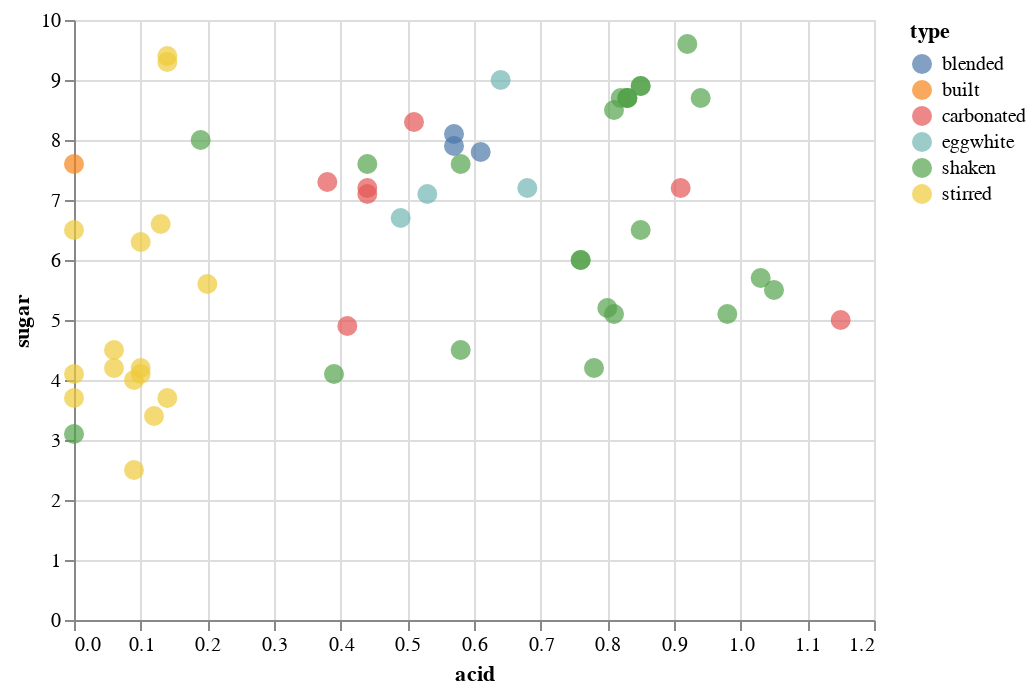

Here is the notebook cell this chart was saved with:
### Code cell
alt.Chart(cocktails).mark_circle(size=100).encode(
    x='acid',
    y='sugar',
    color='type'
)

### Figure 1 — Vega-Lite specification as saved in the notebook (floating-point values rounded to 4 significant figures)
{"config": {"view": {"continuousWidth": 400, "continuousHeight": 300}}, "data": {"name": "data-eef8cdb9f814de562d6e0a7156484812"}, "mark": {"type": "circle", "size": 100}, "encoding": {"color": {"field": "type", "type": "nominal"}, "x": {"field": "acid", "type": "quantitative"}, "y": {"field": "sugar", "type": "quantitative"}}, "$schema": "https://vega.github.io/schema/vega-lite/v4.17.0.json", "datasets": {"data-eef8cdb9f814de562d6e0a7156484812": [{"name": "Pisco Sour", "abv": 12.1, "acid": 0.68, "sugar": 7.2, "type": "eggwhite", "index": 5, "instructions": "Dry shake, shake with ice, coupe. Add 3 drops of Anostura or Amargo Chuncho.", "ingredients": "2 oz pisco (40% abv)<br/>1 oz egg white<br/>3/4 oz lime juice<br/>3/4 oz simple syrup", "ncotw": "not yet"}, {"name": "Pink Lady", "abv": 12.4, "acid": 0.64, "sugar": 9.0, "type": "eggwhite", "index": 6, "instructions": "Dry shake, shake with ice, coupe.", "ingredients": "1 1/2 oz Plymouth gin<br/>1 oz egg white<br/>3/4 oz lemon juice<br/>1/2 oz Grenadine<br/>1/2 oz simple syrup<br/>1/2 oz Lairds Applejack Bottled in Bond", "ncotw": "not yet"}, {"name": "Clover Club", "abv": 13.6, "acid": 0.49, "sugar": 6.7, "type": "eggwhite", "index": 7, "instructions": "Dry shake, shake with ice, coupe. Garnish with a raspberry", "ingredients": "2 oz Plymouth gin<br/>1 oz egg white<br/>1/2 oz Dolin dry vermouth<br/>1/2 oz raspberry syrup<br/>1/2 oz lemon juice<br/>1 oz egg white", "ncotw": "<a href=\"https://www.reddit.com/r/cocktails/comments/1go8m1/not_cocktail_of_the_week_24_clover_club/\">#24</a>"}, {"name": "Whiskey Sour", "abv": 15.2, "acid": 0.53, "sugar": 7.1, "type": "eggwhite", "index": 8, "instructions": "Dry shake, shake with ice, coupe.", "ingredients": "2 oz rye (50% abv)<br/>3/4 oz simple syrup<br/>0.625 oz lemon juice<br/>2 drops saline solution<br/>1 oz egg white", "ncotw": "not yet"}, {"name": "Daiquiri with More Lime", "abv": 14.7, "acid": 0.94, "sugar": 8.7, "type": "shaken", "index": 9, "instructions": "Shake, coupe.", "ingredients": "2 oz white rum (40% abv)<br/>0.875 oz lime juice<br/>3/4 oz simple syrup", "ncotw": "<a href=\"https://www.reddit.com/r/cocktails/comments/1i0sbt/not_cocktail_of_the_week_27_daiquiri/\">#27</a>"}, {"name": "Honeysuckle", "abv": 15.0, "acid": 0.85, "sugar": 8.9, "type": "shaken", "index": 10, "instructions": "Shake, coupe. Garnish with lime wheel.", "ingredients": "2 oz white rum (40% abv)<br/>3/4 oz lime juice<br/>3/4 oz honey syrup", "ncotw": "<a href=\"https://www.reddit.com/r/cocktails/comments/1kd90i/not_cocktail_of_the_week_32_bees_knees/\">#32</a>"}, {"name": "Classic Daiquiri", "abv": 15.0, "acid": 0.85, "sugar": 8.9, "type": "shaken", "index": 11, "instructions": "Shake, coupe.", "ingredients": "2 oz white rum (40% abv)<br/>3/4 oz lime juice<br/>3/4 oz simple syrup", "ncotw": "<a href=\"https://www.reddit.com/r/cocktails/comments/1i0sbt/not_cocktail_of_the_week_27_daiquiri/\">#27</a>"}, {"name": "Blood and Sand", "abv": 15.6, "acid": 0.19, "sugar": 8.0, "type": "shaken", "index": 12, "instructions": "Shake, coupe. (Optionally flamed) orange twist.", "ingredients": "1 oz Scotch (43% abv)<br/>3/4 oz Cherry Herring<br/>3/4 oz sweet vermouth<br> 1/2 oz orange jucie", "ncotw": "<a href=\"https://www.reddit.com/r/cocktails/comments/1yds2e/not_cocktail_of_the_week_59_blood_and_sand/\">#59</a>"}, {"name": "Alexander", "abv": 16.4, "acid": 0.0, "sugar": 3.1, "type": "shaken", "index": 13, "instructions": "Shake, coupe. Grated nutmeg.", "ingredients": "2 oz Cognac (41% abv)<br/>1 oz heavy cream<br/>1/4 oz Demerara syrup", "ncotw": "not yet"}, {"name": "Hemingway Daiquiri", "abv": 16.5, "acid": 0.98, "sugar": 5.1, "type": "shaken", "index": 14, "instructions": "Shake, coupe. Garnish with lime wheel.", "ingredients": "2 oz white rum (40% abv)<br/>3/4 oz lime juice<br/>1/2 oz grapefruit juice<br/>1/2 oz Luxardo Maraschino<br/>2 drops saline solution", "ncotw": "<a href=\"https://www.reddit.com/r/cocktails/comments/1i0sbt/not_cocktail_of_the_week_27_daiquiri/\">#27</a>"}, {"name": "Brown Derby", "abv": 16.6, "acid": 0.44, "sugar": 7.6, "type": "shaken", "index": 15, "instructions": "Shake, coupe. Express and discard grapefruit twist.", "ingredients": "2 oz bourbon (45% abv)<br/>1 oz grapefruit juice<br/>1/2 oz honey syrup", "ncotw": "<a href=\"https://www.reddit.com/r/cocktails/comments/2a9ow3/not_cocktail_of_the_week_79_brown_derby/\">#79</a>"}, {"name": "Cosmopolitan (Modern/Bastardized)", "abv": 16.6, "acid": 1.05, "sugar": 5.5, "type": "shaken", "index": 16, "instructions": "Shake, coupe. Express and discard (optionally flamed) orange twist.", "ingredients": "1 1/2 oz Absolut Citron vodka<br/>3/4 oz Cointreau<br/>3/4 oz cranberry juice<br/>1/2 oz lime juice", "ncotw": "not yet"}, {"name": "Gold Rush", "abv": 17.2, "acid": 0.83, "sugar": 8.7, "type": "shaken", "index": 17, "instructions": "Shake, server over large rock.", "ingredients": "2 oz bourbon (47% abv)<br/>3/4 oz lemon juice<br/>3/4 oz honey syrup", "ncotw": "not yet"}, {"name": "Southside", "abv": 17.2, "acid": 0.83, "sugar": 8.7, "type": "shaken", "index": 18, "instructions": "Shake with handful mint, coupe. Garnish with mint.", "ingredients": "2 oz gin (47% abv)<br/>3/4 oz lemon juice<br/>3/4 oz simple syrup", "ncotw": "<a href=\"https://www.reddit.com/r/cocktails/comments/1jfrqi/not_cocktail_of_the_week_30_southside_and/\">#30</a>"}, {"name": "Bee's Knees", "abv": 17.2, "acid": 0.83, "sugar": 8.7, "type": "shaken", "index": 19, "instructions": "Shake, coupe. Garnish with lemon wheel.", "ingredients": "2 oz gin (47% abv)<br/>3/4 oz lemon juice<br/>3/4 oz honey syrup", "ncotw": "<a href=\"https://www.reddit.com/r/cocktails/comments/1kd90i/not_cocktail_of_the_week_32_bees_knees/\">#32</a>"}, {"name": "20th Century Cocktail", "abv": 17.3, "acid": 0.85, "sugar": 6.5, "type": "shaken", "index": 20, "instructions": "Shake, coupe.", "ingredients": "1 1/2 oz gin (47% abv)<br/>3/4 oz lemon juice<br/>3/4 oz white crme de cacao<br/>3/4 oz Lillet Blanc", "ncotw": "<a href=\"https://www.reddit.com/r/cocktails/comments/2377jm/not_cocktail_of_the_week_67_the_20th_century/\">#67</a>"}, {"name": "Fresh Lime Gimlet", "abv": 17.3, "acid": 0.82, "sugar": 8.7, "type": "shaken", "index": 21, "instructions": "Shake, coupe. Garnish with lime wheel.", "ingredients": "2 oz gin (47.4% abv)<br/>3/4 oz lime juice<br/>3/4 oz simple syrup", "ncotw": "<a href=\"https://www.reddit.com/r/cocktails/comments/28i1dn/not_cocktail_of_the_week_76_gimlet/\">#76</a>"}, {"name": "Corpse Reviver #2", "abv": 17.4, "acid": 1.03, "sugar": 5.7, "type": "shaken", "index": 22, "instructions": "Shake, coupe. Express and discard orange twist.", "ingredients": "3/4 oz lemon juice<br/>3/4 oz gin (47% abv)<br/>3/4 oz Cointreau<br/>3/4 oz Lillet Blanc", "ncotw": "<a href=\"https://www.reddit.com/r/cocktails/comments/1779xr/ncotw_3_corpse_reviver_2/\">#3</a>"}, {"name": "Jack Rose", "abv": 18.2, "acid": 0.81, "sugar": 8.5, "type": "shaken", "index": 23, "instructions": "Shake, coupe.", "ingredients": "2 oz apple brandy (50% abv)<br/>3/4 oz Grenadine<br/>3/4 oz lemon juice<br>1 dash Angostura bitters", "ncotw": "<a href=\"https://www.reddit.com/r/cocktails/comments/1bnysd/not_cocktail_of_the_week_13_jack_rose/\">#13</a>"}, {"name": "Margarita", "abv": 18.5, "acid": 0.76, "sugar": 6.0, "type": "shaken", "index": 24, "instructions": "Shake, coupe (optionally salted rim).", "ingredients": "2 oz blanco tequila (40% abv)<br/>3/4 oz lime juice<br/>3/4 oz Cointreau<br/>1/4 oz simple syrup<br/>5 drops saline solution", "ncotw": "not yet"}, {"name": "Aviation", "abv": 18.7, "acid": 0.81, "sugar": 5.1, "type": "shaken", "index": 25, "instructions": "Shake, coupe.", "ingredients": "2 oz Plymouth gin<br/>3/4 oz lemon juice<br/>1/2 oz Luxardo Maraschino<br/>1/4 oz crem de violette", "ncotw": "not yet"}, {"name": "Sidecar", "abv": 18.9, "acid": 0.76, "sugar": 6.0, "type": "shaken", "index": 26, "instructions": "Shake, coupe. Express and discard orange twist.", "ingredients": "2 oz Cognac (41% abv)<br/>3/4 oz Cointreau<br/>3/4 oz lemon juice<br/>1/4 oz simple syrup", "ncotw": "<a href=\"https://www.reddit.com/r/cocktails/comments/19cmfw/not_cocktail_of_the_week_8_sidecar/\">#8</a>"}, {"name": "Champs-Elysses", "abv": 19.7, "acid": 0.8, "sugar": 5.2, "type": "shaken", "index": 27, "instructions": "Shake, coupe. Express and discard lemon twist.", "ingredients": "2 oz Cognac (41% abv)<br/>3/4 oz lemon juice<br/>1/2 oz Green Chartreuse<br/>1/4 oz simple syrup<br/>1 dash Angostura bitters", "ncotw": "<a href=\"https://www.reddit.com/r/cocktails/comments/209moq/not_cocktail_of_the_week_62_champs_%C3%A9lys%C3%A9es/\">#62</a>"}, {"name": "Last Word", "abv": 20.0, "acid": 0.92, "sugar": 9.6, "type": "shaken", "index": 28, "instructions": "Shake, coupe.", "ingredients": "3/4 oz lime juice<br/>3/4 oz Green Chartreuse<br/>3/4 oz Luxardo Marschino<b4/>3/4 oz Plymouth gin<br/>2 drop saline", "ncotw": "<a href=\"https://www.reddit.com/r/cocktails/comments/14c11h/cocktail_of_the_week_1_last_word/\">COTW #1</a>"}, {"name": "Between the Sheets", "abv": 20.1, "acid": 0.58, "sugar": 4.5, "type": "shaken", "index": 29, "instructions": "Shake, coupe. Express and discard lemon twist.", "ingredients": "1 1/2 oz Cognac (41% abv)<br/>3/4 oz Curacao<br/>1/2 oz white rum (40% abv)<br/>1/2 oz lemon juice", "ncotw": "<a href=\"https://www.reddit.com/r/cocktails/comments/1xqbox/not_cocktail_of_the_week_58_between_the_sheets/\">#58</a>"}, {"name": "Brady Crusta", "abv": 20.2, "acid": 0.58, "sugar": 7.6, "type": "shaken", "index": 30, "instructions": "Shake, coupe (sugar-rimmed). Large lemon spiral.", "ingredients": "2 oz Cognac (41% abv)<br/>1/2 oz Curacao<br/>1/2 oz lemon juice<br/>1/4 oz Luxardo Maraschino", "ncotw": "not yet"}, {"name": "Pegu Club", "abv": 21.0, "acid": 0.78, "sugar": 4.2, "type": "shaken", "index": 31, "instructions": "Shake, coupe. Garnish with lime wheel.", "ingredients": "2 oz gin (47.3% abv)<br/>3/4 oz lime juice<br/>3/4 oz Curacao<br/>1 dash orange bitters<br/>1 dash Angostura bitters", "ncotw": "<a href=\"https://www.reddit.com/r/cocktails/comments/1c3psn/not_cocktail_of_the_week_14_pegu_club/\">#14</a>"}, {"name": "Blinker", "abv": 21.4, "acid": 0.39, "sugar": 4.1, "type": "shaken", "index": 32, "instructions": "Shake, coupe.", "ingredients": "2 oz rye (50% abv)<br/>3/4 oz grapefruit juice<br/>1 bsp raspberry syrup", "ncotw": "not yet"}, {"name": "Negroni", "abv": 20.7, "acid": 0.14, "sugar": 9.4, "type": "stirred", "index": 33, "instructions": "Stir. Coupe or over a large rock. Orange or grapefruit twist.", "ingredients": "1 oz sweet vermouth<br/>1 oz gin (47.3% abv)<br/>1 oz Campari", "ncotw": "<a href=\"https://www.reddit.com/r/cocktails/comments/1aoe1c/not_cocktail_of_the_week_11_negroni/\">#11</a>"}, {"name": "Blackthorn", "abv": 21.1, "acid": 0.1, "sugar": 6.3, "type": "stirred", "index": 34, "instructions": "Stir, coupe. Orange twist.", "ingredients": "1 1/2 oz Plymouth gin<br/>3/4 oz sweet vermouth<br/>3/4 oz sloe gin<br/>2 dashes orange bitters", "ncotw": "not yet"}, {"name": "Hanky Panky", "abv": 22.4, "acid": 0.2, "sugar": 5.6, "type": "stirred", "index": 35, "instructions": "Stir, coupe. Orange twist.", "ingredients": "1 1/2 oz sweet vermouth<br/>1 1/2 oz gin (47% abv)<br/>1 bsp Fernet Branca", "ncotw": "<a href=\"https://www.reddit.com/r/cocktails/comments/5c2njb/not_cocktail_of_the_week_123_hanky_panky/\">#123</a>"}, {"name": "Martinez", "abv": 22.5, "acid": 0.13, "sugar": 6.6, "type": "stirred", "index": 36, "instructions": "Stir, coupe. Lemon twist.", "ingredients": "2 oz Old Tom gin (40% abv)<br/>1 oz sweet vermouth<br/>1/4 oz Luxardo Maraschino<br/>1 dash Angostura bitters<br/>1 dash orange bitters", "ncotw": "<a href=\"https://www.reddit.com/r/cocktails/comments/1ck6v2/not_cocktail_of_the_week_15_martinez/\">#15</a>"}, {"name": "Manhatan (Boubon, 45% abv)", "abv": 24.6, "acid": 0.14, "sugar": 3.7, "type": "stirred", "index": 37, "instructions": "Stir, coupe. Orange twist or cherry.", "ingredients": "2 oz bourbon (45% abv)<br/>1 oz sweet vermouth<br/>2 dashes Angostura bitters", "ncotw": "<a href=\"https://www.reddit.com/r/cocktails/comments/16pciv/not_cocktail_of_the_week_2_the_manhattan/\">#2</a>"}, {"name": "Bobby Burns", "abv": 24.9, "acid": 0.1, "sugar": 4.2, "type": "stirred", "index": 38, "instructions": "Stir, coupe. Lemon twist.", "ingredients": "2 oz Scotch (43% abv)<br/>3/4 oz sweet vermouth<br/>1/4 oz Benedictine", "ncotw": "<a href=\"https://www.reddit.com/r/cocktails/comments/169jv7/cocktail_of_the_week_3_bobby_burns/\">#1</a>"}, {"name": "Rob Roy", "abv": 25.5, "acid": 0.09, "sugar": 2.5, "type": "stirred", "index": 39, "instructions": "Stir, coupe. Lemon twist.", "ingredients": "2.5 oz Scotch (43% abv)<br/>3/4 oz sweet vermouth<br/>2 dashes Angostura bitters", "ncotw": "<a href=\"https://www.reddit.com/r/cocktails/comments/2owdug/not_cocktail_of_the_week_101_rob_roy/\">#101</a>"}, {"name": "Old Pal", "abv": 25.6, "acid": 0.09, "sugar": 4.0, "type": "stirred", "index": 40, "instructions": "Stir, coupe.", "ingredients": "2 oz rye (50% abv)<br/>3/4 oz Campari<br/>3/4 oz dry vermouth", "ncotw": "<a href=\"https://www.reddit.com/r/cocktails/comments/2sfsns/not_cocktail_of_the_week_105_old_pal/\">#105</a>"}, {"name": "Vieux Carre", "abv": 25.9, "acid": 0.1, "sugar": 4.1, "type": "stirred", "index": 41, "instructions": "Stir, serve over large rock.", "ingredients": "1 oz rye (50% abv)<br/>1 oz Cognac (41% abv)<br/>3/4 oz sweet vermouth<br/>1/4 oz Benedictine<br/>1 dash Angostura bitters<br/>1 dash Peychaud's bitters", "ncotw": "<a href=\"https://www.reddit.com/r/cocktails/comments/1a8cs5/not_cocktail_of_the_week_10_vieux_carr%C3%A9/\">#10</a>"}, {"name": "Brooklyn", "abv": 26.3, "acid": 0.06, "sugar": 4.2, "type": "stirred", "index": 42, "instructions": "Stir, coupe. Garnish with cherry.", "ingredients": "2 oz rye (50% abv)<br/>1/2 oz Amer Picon<br/>1/2 oz dry vermouth<br/>1/4 oz Luxardo Maraschino<br/>1 dash Angostura bitters", "ncotw": "<a href=\"https://www.reddit.com/r/cocktails/comments/2ni3ba/not_cocktail_of_the_week_99_the_brooklyn/\">#99</a>"}, {"name": "Bijou", "abv": 27.1, "acid": 0.14, "sugar": 9.3, "type": "stirred", "index": 43, "instructions": "Stir, coupe. Lemon twist or cherry.", "ingredients": "1 oz gin (47.3% abv)<br/>1 oz sweet vermouth<br/>1 oz Green Chartreuse<br/>1 dash orange bitters", "ncotw": "<a href=\"https://www.reddit.com/r/cocktails/comments/2ypbjw/not_cocktail_of_the_week_109_bijou/\">#109</a>"}, {"name": "Manhatan (Rye, 50% abv)", "abv": 27.2, "acid": 0.12, "sugar": 3.4, "type": "stirred", "index": 44, "instructions": "Stir, coupe. Orange twist or cherry.", "ingredients": "2 oz rye (50% abv)<br/>0.875 oz sweet vermouth<br/>2 dashes Angostura bitters", "ncotw": "<a href=\"https://www.reddit.com/r/cocktails/comments/16pciv/not_cocktail_of_the_week_2_the_manhattan/\">#2</a>"}, {"name": "Rusty Nail", "abv": 28.8, "acid": 0.0, "sugar": 4.1, "type": "stirred", "index": 45, "instructions": "Stir, serve over large rock. Lemon peel.", "ingredients": "2 oz Scotch (43% abv)<br/>1/2 oz Drambuie", "ncotw": "not yet"}, {"name": "Improved Whiskey Cocktail", "abv": 29.3, "acid": 0.0, "sugar": 6.5, "type": "stirred", "index": 46, "instructions": "Stir, sever over large rock in absinthe-rinsed glass. Lemon twist.", "ingredients": "2 oz rye (50% abv)<br/>1/4 oz Luxardo Maraschino<br/>1/4 oz simple syrup<br/>2 dashes Angostura bitters", "ncotw": "<a href=\"https://www.reddit.com/r/cocktails/comments/1hkxy5/not_cocktail_of_the_week_26_improved_whiskey/\">#26</a>"}, {"name": "De La Louisiane", "abv": 29.3, "acid": 0.06, "sugar": 4.5, "type": "stirred", "index": 47, "instructions": "Stir, coupe. Garnish with cherry.", "ingredients": "2 oz rye (50% abv)<br/>1/2 oz Benedictine<br/>1/2 oz sweet vermouth<br/>3 dashes Peychaud's bitters<br/>3 dashes Angostura bitters<br/>3 dashes absinthe", "ncotw": "<a href=\"https://www.reddit.com/r/cocktails/comments/2tzik7/not_cocktail_of_the_week_106_cocktail_a_la/\">#106</a>"}, {"name": "Widow's Kiss", "abv": 32.3, "acid": 0.0, "sugar": 3.7, "type": "stirred", "index": 48, "instructions": "Stir, coupe.", "ingredients": "2 oz apple brandy (50% abv)<br/>1/4 oz Benedictine<br/>1/4 oz Yellow Chartreuse", "ncotw": "<a href=\"https://www.reddit.com/r/cocktails/comments/1toslc/not_cocktail_of_the_week_51_widows_kiss/\">#51</a>"}, {"name": "Old Fashioned", "abv": 32.1, "acid": 0.0, "sugar": 7.6, "type": "built", "index": 49, "instructions": "Build over large rock in old-fashioned glass. Orange twist.", "ingredients": "2 oz bourbon<br/>3/8 oz simple syrup<br/>2 dashes Angostura bitters", "ncotw": "<a href=\"https://www.reddit.com/r/cocktails/comments/1u7nb3/not_cocktail_of_the_week_52_oldfashioned/\">#52</a>"}, {"name": "Blender Daiquiri", "abv": 15.0, "acid": 0.57, "sugar": 8.1, "type": "blended", "index": 50, "instructions": "Blend with 120 g ice, strain, coupe.", "ingredients": "2 1/2 oz water<br/>2 1/4 oz sugard 80-proof rum<br/>1/2 oz lime juice<br/>4 drops saline solution", "ncotw": "not yet"}, {"name": "Blender Margarita", "abv": 17.2, "acid": 0.57, "sugar": 7.9, "type": "blended", "index": 51, "instructions": "Blend with 120 g ice, strain, coupe.", "ingredients": "2 1/2 oz water<br/>1 oz Cointreau<br/>3/4 oz white mezcal<br/>1/2 oz Yellow Chartreuse<br/>1/2 oz lime juice<br/>10 drops Hellfire bitters", "ncotw": "not yet"}, {"name": "Blender Whiskey Sour", "abv": 16.7, "acid": 0.61, "sugar": 7.8, "type": "blended", "index": 52, "instructions": "Blend with 120 g ice, strain, coupe.", "ingredients": "2 1/2 oz water<br/>2 oz sugared 100-proof rye<br/>1/2 oz lemon juice<br/>1/4 oz orange juice<br/>4 drops saline solution", "ncotw": "not yet"}, {"name": "Carbonated Margarita", "abv": 14.2, "acid": 0.44, "sugar": 7.1, "type": "carbonated", "index": 53, "instructions": "Chill, carbonate.", "ingredients": "2 1/2 oz water<br/>2 oz blanco tequila (40% abv)<br/>5/8 oz simple syrip<br/>3/8 oz clarified lime juice<br/>4 drops saline solution", "ncotw": "not yet"}, {"name": "Carbonated Whiskey Sour", "abv": 15.2, "acid": 0.44, "sugar": 7.2, "type": "carbonated", "index": 54, "instructions": "Chill, carbonate.", "ingredients": "5/8 oz water<br/>1 3/4 oz bourbon<br/>5/8 oz simple syrup<br/>3/8 oz clarified lime juice<br/>2 drops saline solution", "ncotw": "not yet"}, {"name": "Gin and Tonic (Dry)", "abv": 15.4, "acid": 0.41, "sugar": 4.9, "type": "carbonated", "index": 55, "instructions": "Chill, carbonate.", "ingredients": "7/8 oz water<br/>1 3/4 oz gin (47.3% abv)<br/>3/8 oz quinine simple syrup<br/>3/8 oz clarified lime juice<br/>2 drops saline solution", "ncotw": "not yet"}, {"name": "Carbonated Negroni", "abv": 16.0, "acid": 0.38, "sugar": 7.3, "type": "carbonated", "index": 56, "instructions": "Chill, carbonate. Express and discard grapefruit twist.", "ingredients": "2 1/4 oz water<br/>1 oz sweet vermouth<br/>1 oz gin  (47.3% abv)<br/>1 oz Campari<br/>1/4 oz clarified lime juice or champagne acid<br/>2 drops saline solution", "ncotw": "not yet"}, {"name": "Gin and Juice Centrifuge", "abv": 15.8, "acid": 0.91, "sugar": 7.2, "type": "carbonated", "index": 57, "instructions": "Chill, carbonate.", "ingredients": "1 6/8 oz centrifuge-clarified grapefruit juice<br/>1 6/8 oz gin<br/>1 3/8 oz water<br/>3/8 oz simple<br/>4 dashes champagne acid", "ncotw": "not yet"}, {"name": "Gin and Juice Agar", "abv": 16.9, "acid": 1.15, "sugar": 5.0, "type": "carbonated", "index": 58, "instructions": "Chill, carbonate.", "ingredients": "2 5/8 oz agar-clarified grapefruit juice<br/>2 oz gin<br/>7/8 oz water<br/>2 drops saline solution", "ncotw": "not yet"}, {"name": "Chartruth", "abv": 18.0, "acid": 0.51, "sugar": 8.3, "type": "carbonated", "index": 59, "instructions": "Chill, carbonate.", "ingredients": "3 1/4 oz water<br/>1 3/4 oz Green Chartreuse<br/>1/2 oz clarified lime juice", "ncotw": "not yet"}]}}
